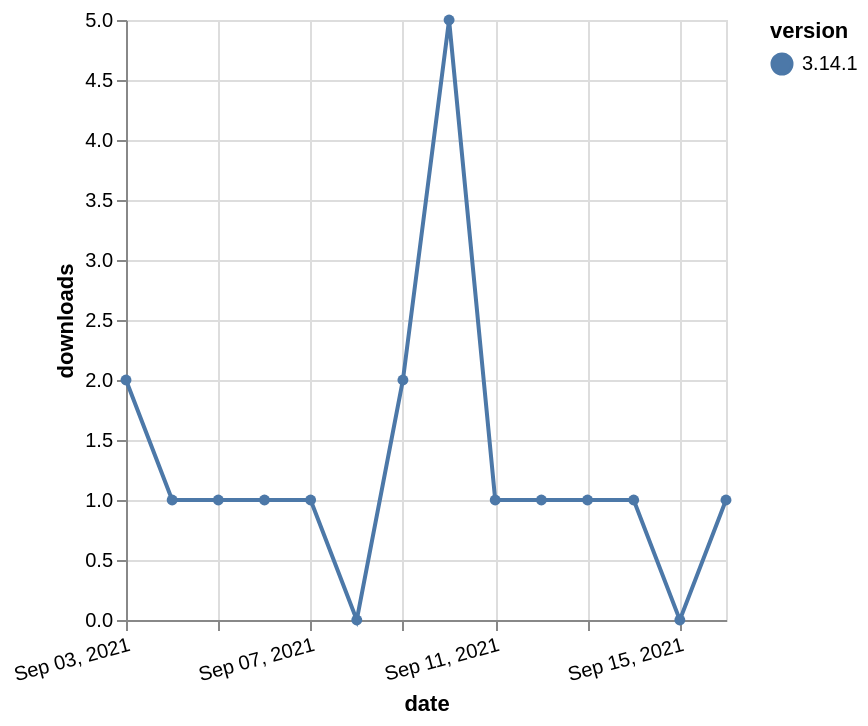

Specify this chart in Vega-Lite:
### Vega-Lite specification from a JSON file in a GitHub repository (floating-point values rounded to 4 significant figures)
{"$schema": "https://vega.github.io/schema/vega-lite/v5.json", "description": "A simple bar chart with embedded data.", "data": {"values": [{"date": "2021-09-03", "total": 511, "delta": 2, "version": "3.14.1"}, {"date": "2021-09-04", "total": 512, "delta": 1, "version": "3.14.1"}, {"date": "2021-09-05", "total": 513, "delta": 1, "version": "3.14.1"}, {"date": "2021-09-06", "total": 514, "delta": 1, "version": "3.14.1"}, {"date": "2021-09-07", "total": 515, "delta": 1, "version": "3.14.1"}, {"date": "2021-09-08", "total": 515, "delta": 0, "version": "3.14.1"}, {"date": "2021-09-09", "total": 517, "delta": 2, "version": "3.14.1"}, {"date": "2021-09-10", "total": 522, "delta": 5, "version": "3.14.1"}, {"date": "2021-09-11", "total": 523, "delta": 1, "version": "3.14.1"}, {"date": "2021-09-12", "total": 524, "delta": 1, "version": "3.14.1"}, {"date": "2021-09-13", "total": 525, "delta": 1, "version": "3.14.1"}, {"date": "2021-09-14", "total": 526, "delta": 1, "version": "3.14.1"}, {"date": "2021-09-15", "total": 526, "delta": 0, "version": "3.14.1"}, {"date": "2021-09-16", "total": 527, "delta": 1, "version": "3.14.1"}]}, "width": "container", "mark": {"type": "line", "point": {"filled": true}}, "encoding": {"x": {"field": "date", "type": "temporal", "timeUnit": "yearmonthdate", "title": "date", "axis": {"labelAngle": -15}}, "y": {"field": "delta", "type": "quantitative", "title": "downloads"}, "color": {"field": "version", "type": "nominal"}, "tooltip": {"field": "delta"}}}
